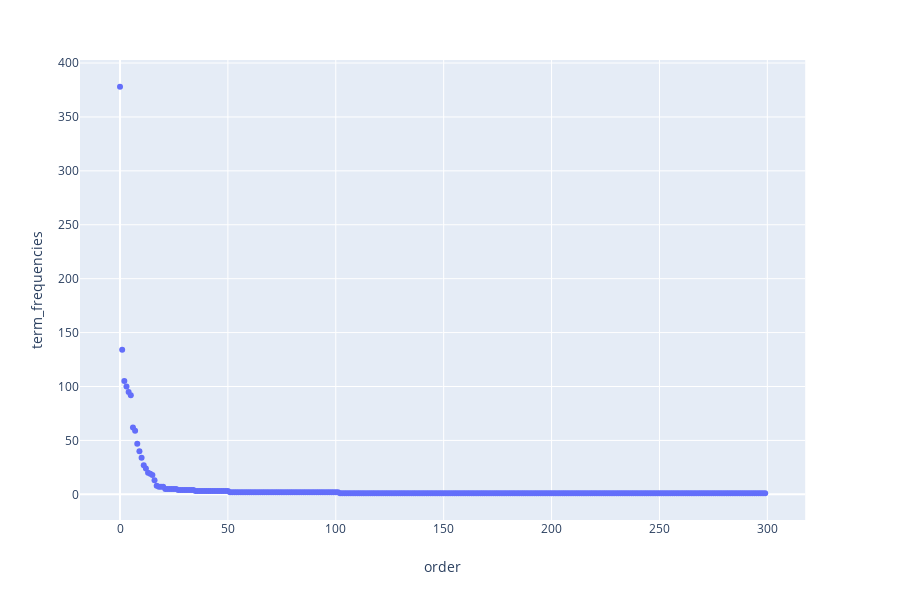

Notebook code for this chart:
### Code cell
# Answer here
fig = px.scatter(df2, x="order", y="term_frequencies", hover_name="feature_names")
fig.show()

### Figure 1 — Plotly figure (JSON) as saved in the notebook; plotly's stock layout.template omitted (floating-point values rounded to 4 significant figures; data arrays with more than 128 entries replaced by an {"elided": "..."} marker saying what was removed)
{"data": [{"hoverlabel": {"namelength": 0}, "hovertemplate": "<b>%{hovertext}</b><br><br>order=%{x}<br>term_frequencies=%{y}", "hovertext": {"elided": "300 str values"}, "legendgroup": "", "marker": {"color": "#636efa", "symbol": "circle"}, "mode": "markers", "name": "", "showlegend": false, "type": "scatter", "x": {"elided": "300 int values"}, "xaxis": "x", "y": {"elided": "300 int values"}, "yaxis": "y"}], "layout": {"height": 600, "legend": {"tracegroupgap": 0}, "margin": {"t": 60}, "xaxis": {"anchor": "y", "domain": [0, 0.98], "title": {"text": "order"}}, "yaxis": {"anchor": "x", "domain": [0, 1], "title": {"text": "term_frequencies"}}}}
